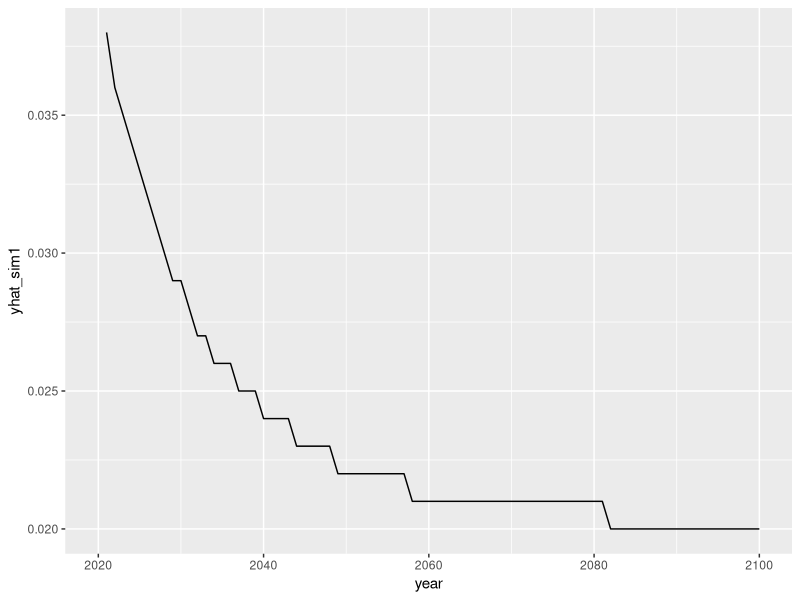
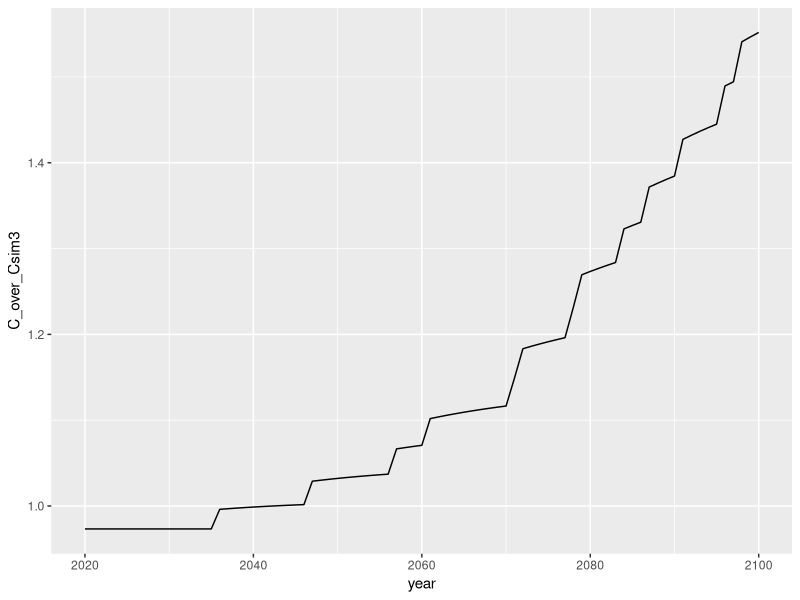

These figures' R source, in order:
## ---- chunk 1
knitr::opts_chunk$set(echo = TRUE)
## ---- chunk 2
library(tidyverse)
## ---- chunk 3
# Parameters
s = .25
delta = .04
alpha = .33
n = .03
g = .02

# y_sim1 in 2017 USD (PPP), K_sim1 in mill 2017 USD (PPP), A_sim1 in index
L_0 = 45.0
K_0 = 1075795.25
A_0 = 10862.74
## ---- chunk 4
sim1 <- data.frame(year = 2020:2100,
                   L = L_0,
                   K_sim1 = K_0,
                   A_sim1 = A_0,
                   yhat_sim1 = NA,
                   Y_sim1 = K_0^alpha*(A_0*L_0)^(1-alpha),
                   y_sim1 = K_0^alpha*(A_0*L_0)^(1-alpha)/L_0)

# Start calculating values
sim1 <- sim1 %>%
  mutate(L = L_0*exp(n*(year-2020)))

for (i in 2:nrow(sim1)) {
  sim1$A_sim1[i] <- sim1$A_sim1[i-1]*exp(g)
  sim1$K_sim1[i] <- (1-delta)*sim1$K_sim1[i-1] + s*sim1$Y_sim1[i-1]
  sim1$Y_sim1[i] <- sim1$K_sim1[i]^alpha*(sim1$L[i]*sim1$A_sim1[i])^(1-alpha)
  sim1$y_sim1[i] <- sim1$Y_sim1[i]/sim1$L[i]
  sim1$yhat_sim1[i] <- (sim1$y_sim1[i]-sim1$y_sim1[i-1])/sim1$y_sim1[i-1]
}
sim1 <- sim1%>%
  mutate_if(is.numeric, round, digits= 3)

ggplot(data = sim1, aes(x = year, y = yhat_sim1)) +
  geom_line()
## ---- chunk 5
set.seed(420)
pi <- 0.05
theta <- 0.05
year <- c(2020:2100)

W_sim2 <- as.integer(lapply(runif(length(year)), function(x) ifelse(x<pi, 1, 0)))

### Expected [E] ###

sim2_E <- data.frame(year = 2020:2100,
                   W = W_sim2,
                   L = L_0,
                   K_sim2 = K_0,
                   A_sim2 = A_0,
                   yhat_sim2 = NA, 
                   pi = pi)

sim2_E <- sim2_E %>%
  mutate(L = L_0*exp(n*(year-2020)))

sim2_E <- sim2_E %>%
  mutate(Y_sim2 = K_0^alpha*(A_sim2*L_0)^(1-alpha),
                   y_sim2 = K_0^alpha*(A_sim2*L_0)^(1-alpha)/L_0)

for (i in 2:nrow(sim2_E)) {
  sim2_E$A_sim2[i] <- sim2_E$A_sim2[i-1]*exp(g)*(1-sim2_E$pi[i]*theta)
  sim2_E$K_sim2[i] <- (1-delta)*sim2_E$K_sim2[i-1] + s*sim2_E$Y_sim2[i-1]
  sim2_E$Y_sim2[i] <- sim2_E$K_sim2[i]^alpha*(sim2_E$L[i]*sim2_E$A_sim2[i])^(1-alpha)
  sim2_E$y_sim2[i] <- sim2_E$Y_sim2[i]/sim2_E$L[i]
  sim2_E$yhat_sim2[i] <- (sim2_E$y_sim2[i]-sim2_E$y_sim2[i-1])/sim2_E$y_sim2[i-1]
}
sim2_E <- sim2_E%>%
  mutate_if(is.numeric, round, digits= 3)

### Random realisation [RR] ###

sim2_RR <- data.frame(year = 2020:2100,
                   W = W_sim2,
                   L = L_0,
                   K_sim2 = K_0,
                   A_sim2 = A_0,
                   yhat_sim2 = NA)

sim2_RR <- sim2_RR %>%
  mutate(L = L_0*exp(n*(year-2020)))

sim2_RR <- sim2_RR %>%
  mutate( Y_sim2 = K_0^alpha*(A_sim2*L_0)^(1-alpha),
                   y_sim2 = K_0^alpha*(A_sim2*L_0)^(1-alpha)/L_0)

for (i in 2:nrow(sim2_RR)) {
  sim2_RR$A_sim2[i] <- sim2_RR$A_sim2[i-1]*exp(g)*(1-(sim2_RR$W[i]*theta))
  sim2_RR$K_sim2[i] <- (1-delta)*sim2_RR$K_sim2[i-1] + s*sim2_RR$Y_sim2[i-1]
  sim2_RR$Y_sim2[i] <- sim2_RR$K_sim2[i]^alpha*(sim2_RR$L[i]*sim2_RR$A_sim2[i])^(1-alpha)
  sim2_RR$y_sim2[i] <- sim2_RR$Y_sim2[i]/sim2_RR$L[i]
  sim2_RR$yhat_sim2[i] <- (sim2_RR$y_sim2[i]-sim2_RR$y_sim2[i-1])/sim2_RR$y_sim2[i-1]
}
sim2_RR <- sim2_RR%>%
  mutate_if(is.numeric, round, digits= 3)
## ---- chunk 6
### Expected [E] ###

pi_sim3 <- rep(0, 81)
pi_sim3[2:32] <- seq( 0.050,0.20, by=0.005)
pi_sim3[33:81] <- 0.20

sim3_E <- data.frame(year = 2020:2100,
                   L = L_0,
                   K = K_0,
                   A = A_0,
                   yhat = NA, 
                   pi = pi_sim3)

sim3_E <- sim3_E %>%
  mutate(L = L_0*exp(n*(year-2020)))

sim3_E <- sim3_E %>%
  mutate(Y_sim2 = K_0^alpha*(A*L_0)^(1-alpha),
                   y = K_0^alpha*(A*L_0)^(1-alpha)/L_0)

for (i in 2:nrow(sim3_E)) {
  sim3_E$A[i] <- sim3_E$A[i-1]*exp(g)*(1-sim3_E$pi[i]*theta)
  sim3_E$K[i] <- (1-delta)*sim3_E$K[i-1] + s*sim3_E$Y[i-1]
  sim3_E$Y[i] <- sim3_E$K[i]^alpha*(sim3_E$L[i]*sim3_E$A[i])^(1-alpha)
  sim3_E$y[i] <- sim3_E$Y[i]/sim3_E$L[i]
  sim3_E$yhat[i] <- (sim3_E$y[i]-sim3_E$y[i-1])/sim3_E$y[i-1]
}

sim3_E <- sim3_E%>%
  mutate_if(is.numeric, round, digits= 3)


### Random realisation [RR] ###

set.seed(420)
W_sim3 <- as.integer(runif(length(2020:2100)) < pi_sim3)

sim3_RR <- data.frame(year = 2020:2100,
                   W = W_sim3,
                   L = L_0,
                   K = K_0,
                   A = A_0,
                   yhat = NA)

sim3_RR <- sim3_RR %>%
  mutate(L = L_0*exp(n*(year-2020)))

sim3_RR <- sim3_RR %>%
  mutate( Y_sim2 = K_0^alpha*(A*L_0)^(1-alpha),
                   y = K_0^alpha*(A*L_0)^(1-alpha)/L_0)


for (i in 2:nrow(sim3_RR)) {
  sim3_RR$A[i] <- sim3_RR$A[i-1]*exp(g)*(1-sim3_RR$W[i]*theta)
  sim3_RR$K[i] <- (1-delta)*sim3_RR$K[i-1] + s*sim3_RR$Y[i-1]
  sim3_RR$Y[i] <- sim3_RR$K[i]^alpha*(sim3_RR$L[i]*sim3_RR$A[i])^(1-alpha)
  sim3_RR$y[i] <- sim3_RR$Y[i]/sim3_RR$L[i]
  sim3_RR$yhat[i] <- (sim3_RR$y[i]-sim3_RR$y[i-1])/sim3_RR$y[i-1]
}
sim3_RR <- sim3_RR%>%
  mutate_if(is.numeric, round, digits= 3)
## ---- chunk 7
s_b <- .02
theta_l <- .01
theta_u <- .05
B_0 <- 0


sim4 <- data.frame(year = 2020:2100,
                   W = W_sim3,
                   L = L_0,
                   K = K_0,
                   A = A_0,
                   yhat = NA, 
                   B = B_0, 
                   Y_sim3 = sim3_RR$Y, 
                   D = NA)

sim4 <- sim4 %>%
  mutate(L = L_0*exp(n*(year-2020)))

sim4 <- sim4 %>%
  mutate( Y = K_0^alpha*(A*L_0)^(1-alpha),
          y =Y/L_0, 
          C = (1-s-s_b)*Y, 
          C_sim3 = (1-s)*Y_sim3, 
          C_over_Csim3 = C/C_sim3)


for (i in 2:nrow(sim4)) {
  sim4$B[i] <- sim4$B[i-1] + s_b*sim4$Y[i-1] - delta * sim4$B[i-1]
  sim4$D[i] <- theta_l + (theta_u - theta_l)*exp(-.1*sim4$B[i]/sim4$A[i-1])
  sim4$A[i] <- sim4$A[i-1]*exp(g)*(1-sim4$W[i]*sim4$D[i])
  sim4$K[i] <- (1-delta)*sim4$K[i-1] + s*sim4$Y[i-1]
  sim4$Y[i] <- sim4$K[i]^alpha*(sim4$L[i]*sim4$A[i])^(1-alpha)
  sim4$C[i] <- (1 - s - s_b)*sim4$Y[i]
  sim4$y[i] <- sim4$Y[i]/sim4$L[i]
  sim4$yhat[i] <- (sim4$y[i]-sim4$y[i-1])/sim4$y[i-1]
  sim4$C_over_Csim3[i] <- sim4$C[i]/sim4$C_sim3[i] 
}
# sim4 <- sim4%>%
#   mutate_if(is.numeric, round, digits= 3)

ggplot(data = sim4) +
  geom_line(aes(x = year, y = C_over_Csim3))
## ---- chunk 8
library(writexl)


write_xlsx(list(Simulation1= sim1, Simulation2E= sim2_E, Simulation2RR= sim2_RR, Simulation3E= sim3_E, Simulation3RR= sim3_RR, simulation4 = sim4), col_names = TRUE, "EGI_Assignment1_NuurVdVelGrotz.xlsx")
